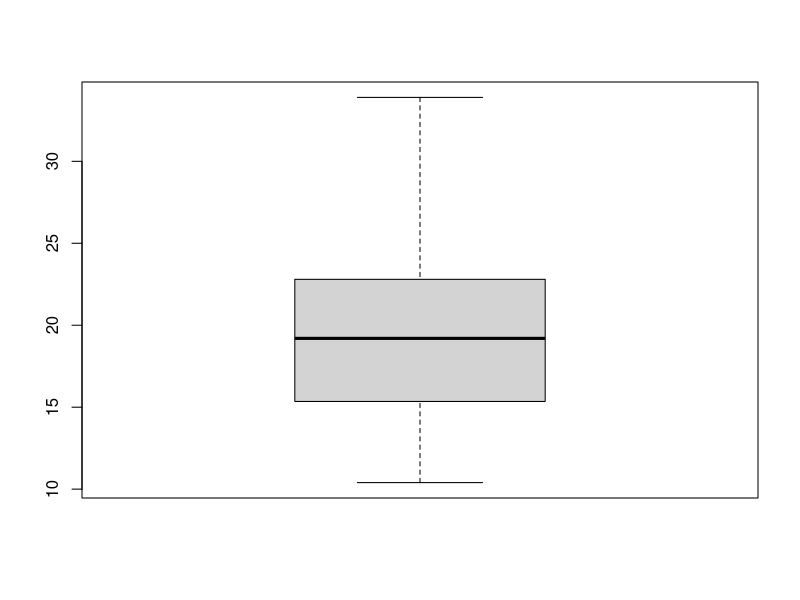
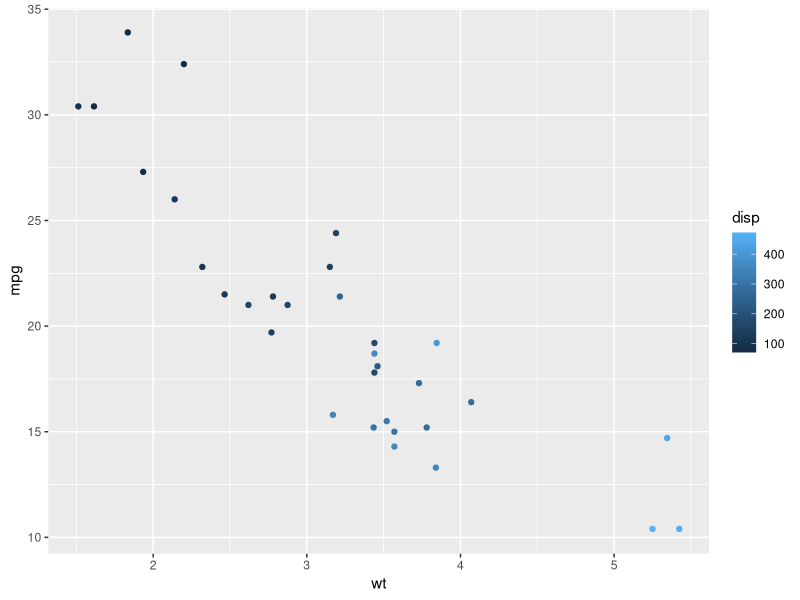
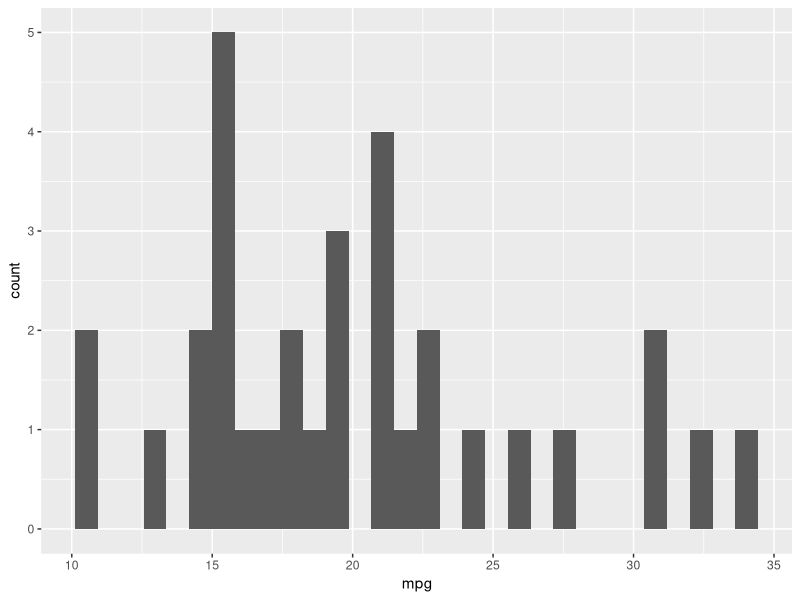
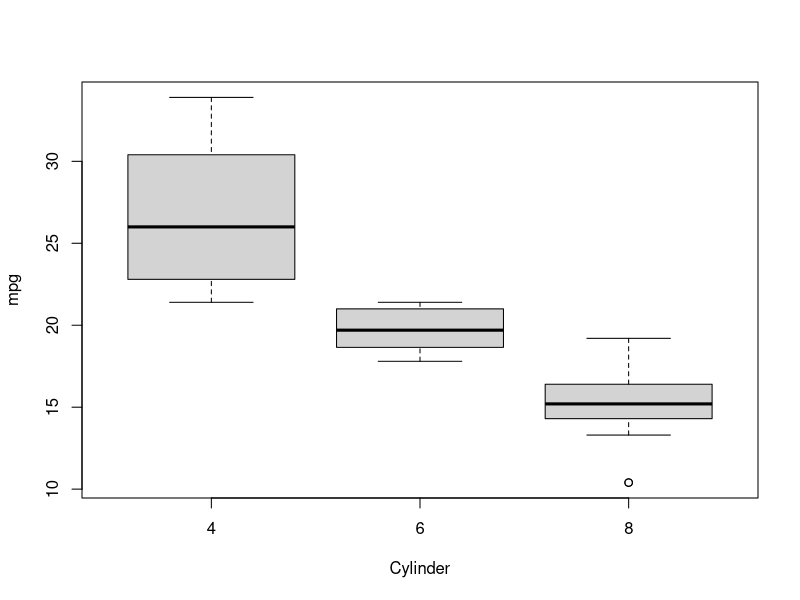
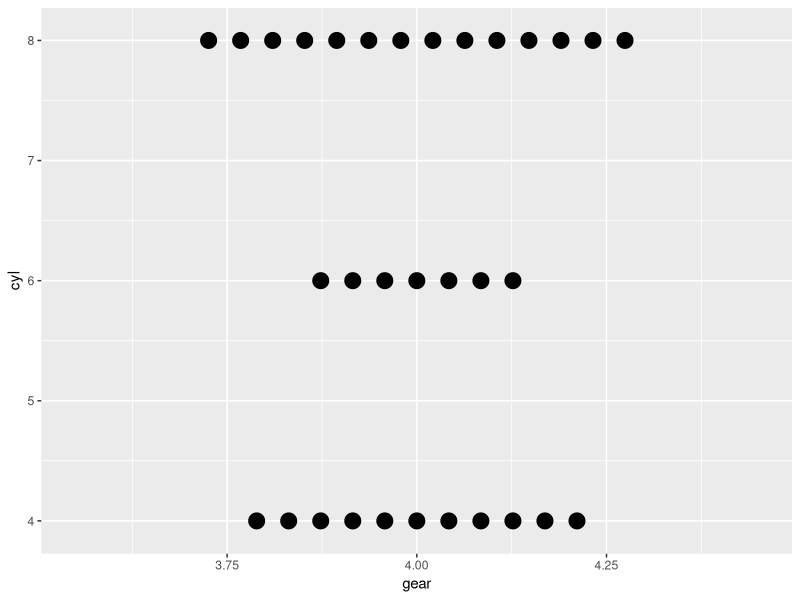

Generate these figures, in order, with R:
install.packages("ggplot2")

library(ggplot2)

# Box plot of mpg
boxplot(mtcars$mpg)

# Scatter plot of wt vs mpg with color representing disp
ggplot(mtcars, aes(x = wt, y = mpg, color = disp)) + geom_point()

# Histogram of mpg
ggplot(mtcars, aes(x = mpg)) + geom_histogram()

# Box plot of mpg by cyl
boxplot(mpg ~ cyl, data = mtcars, xlab = "Cylinder")

# Dot plot of gear vs cyl
ggplot(mtcars, aes(x = gear, y = cyl)) + geom_dotplot(binaxis = "y", stackdir = "center", stackratio = 2, dotsize = 1)
